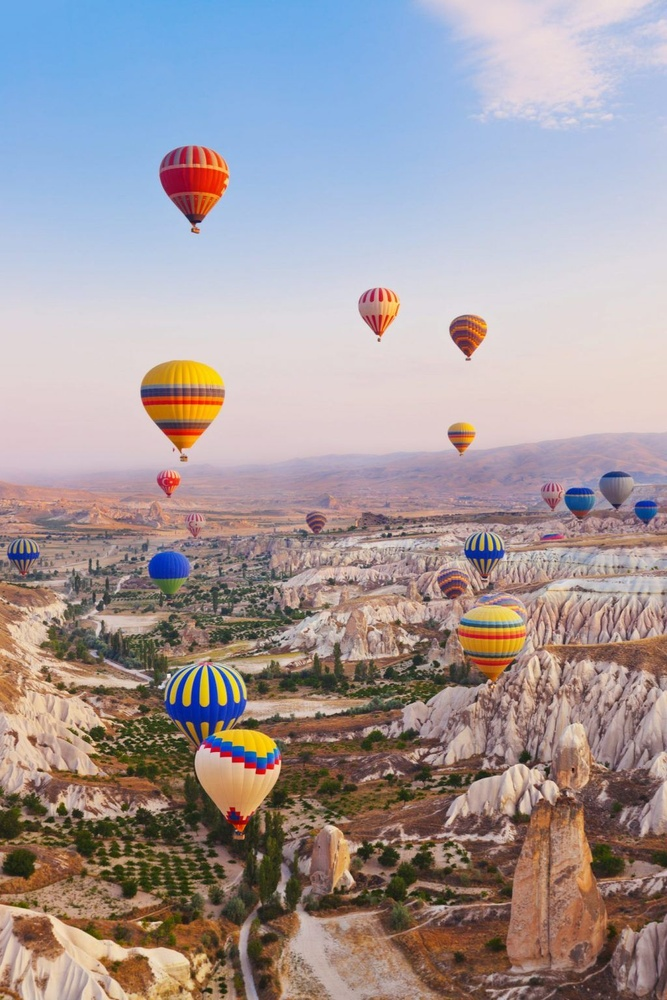
#> input picture foto4.jpeg, 667 x 1000 px, shrunk from 1024 x 1536 before the run
$ python 'hestogram Equalisation.py'
#> lines starting #> are read from the running program, lines starting #| are printed output that depends on the picture
import cv2
from matplotlib import pyplot as plt

img = cv2.imread('foto4.jpeg', 0)
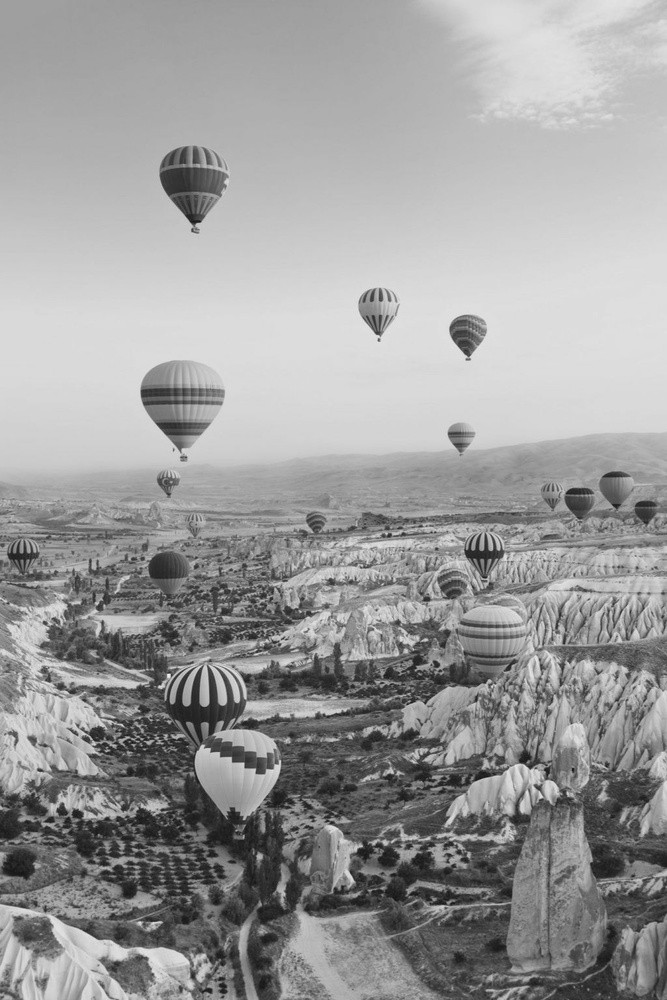
#> img: shape (1000, 667); min 18, max 251, mean 155.8

eq_img = cv2.equalizeHist(img)
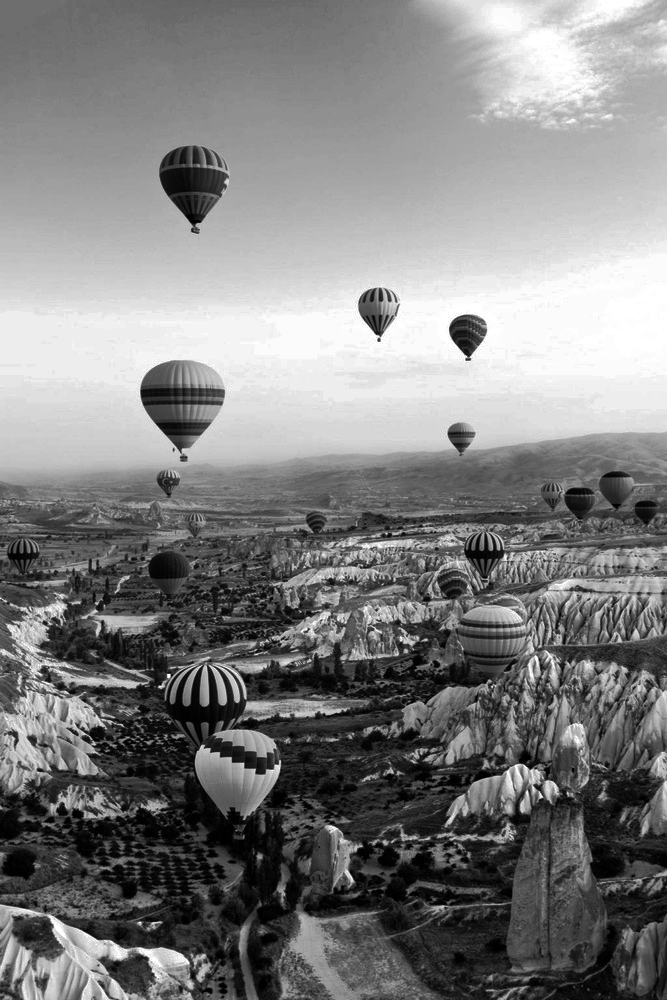
#> eq_img: shape (1000, 667); min 0, max 255, mean 128.5

eq_hist = cv2.calcHist([eq_img], [0], None, [256], [0, 256])
#> eq_hist = 256 values, max 21162 at index 237, min 0 at index 96, mean 2605.5

fig, axs = plt.subplots(1, 2, figsize=(10, 5))
axs[0].imshow(img, cmap='gray')
axs[0].set_title('Original Image')
axs[1].imshow(eq_img, cmap='gray')
axs[1].set_title('Equalized Image')
plt.show()
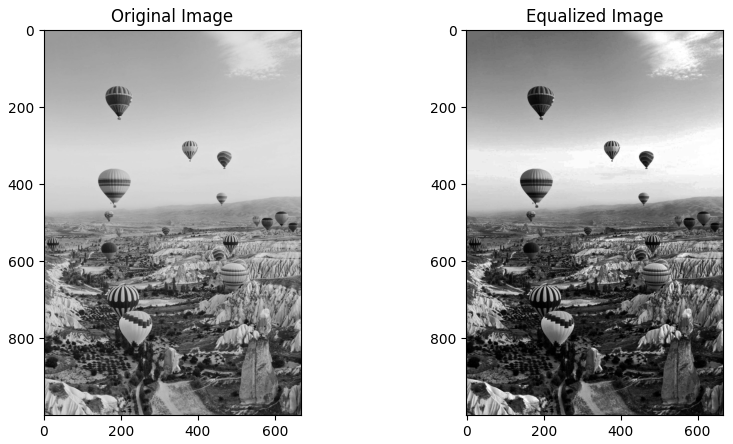
#> figure drawn by matplotlib, 2 panels

fig, axs = plt.subplots(1, 2, figsize=(10, 5))
axs[0].plot(cv2.calcHist([img], [0], None, [256], [0, 256]))
axs[0].set_title('Original Histogram')
axs[1].plot(eq_hist)
axs[1].set_title('Equalized Histogram')
plt.show()
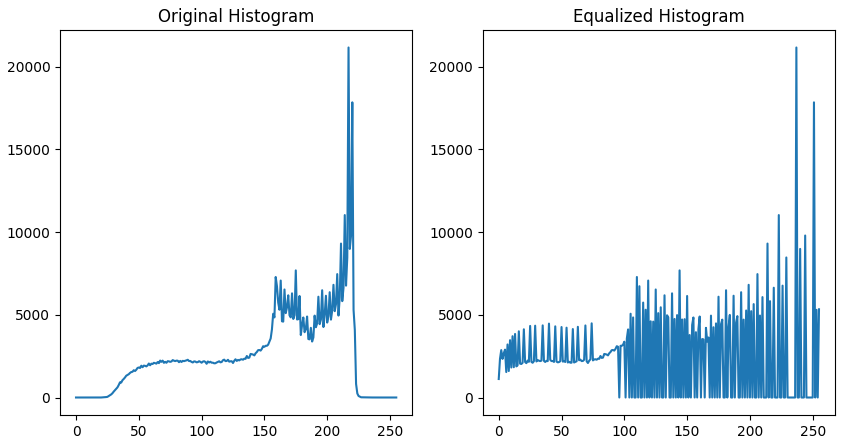
#> figure drawn by matplotlib, 2 panels; panel 1: curve peaks at x = 217, y = 21162; panel 2: curve peaks at x = 237, y = 21162

$ run again, with foto10.jpeg copied over foto4.jpeg
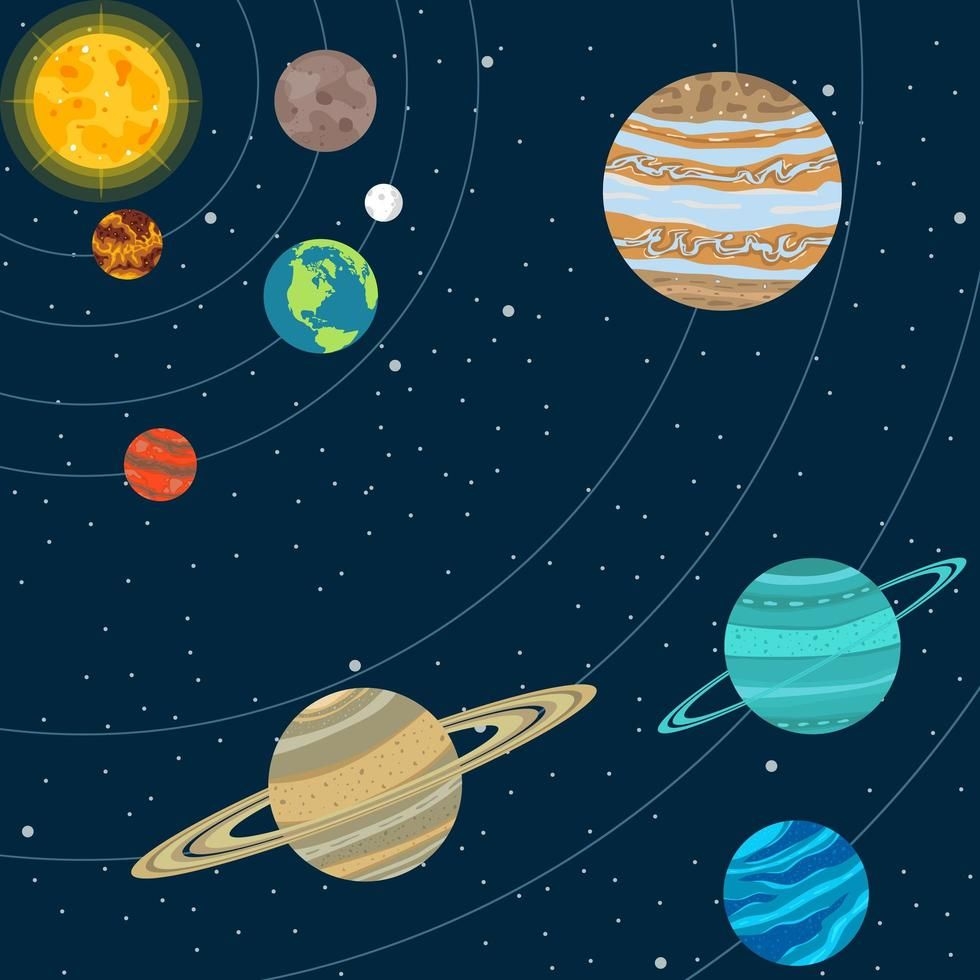
#> input picture foto10.jpeg, 980 x 980 px
#> `eq_img = cv2.equalizeHist(img)`:
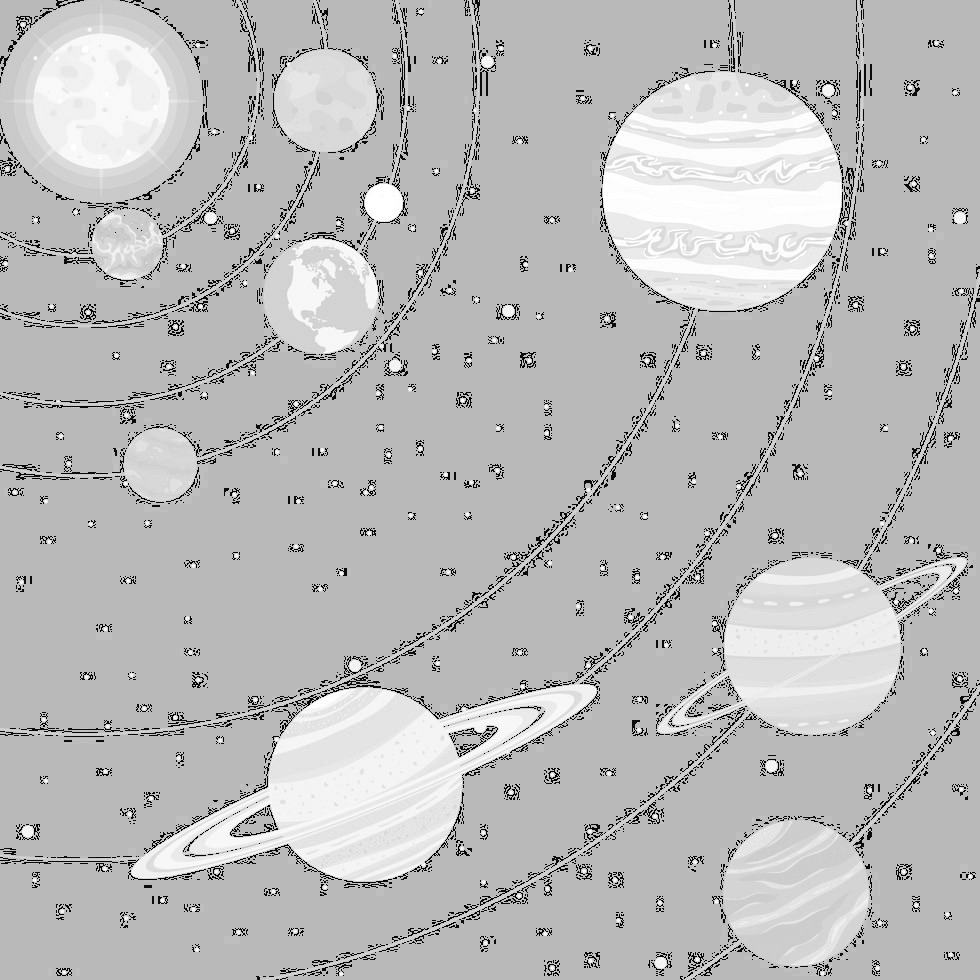
#> eq_img: shape (980, 980); min 0, max 255, mean 187
#> eq_hist = 256 values, max 655201 at index 185, min 0 at index 5, mean 3751.6
#> `plt.show()`:
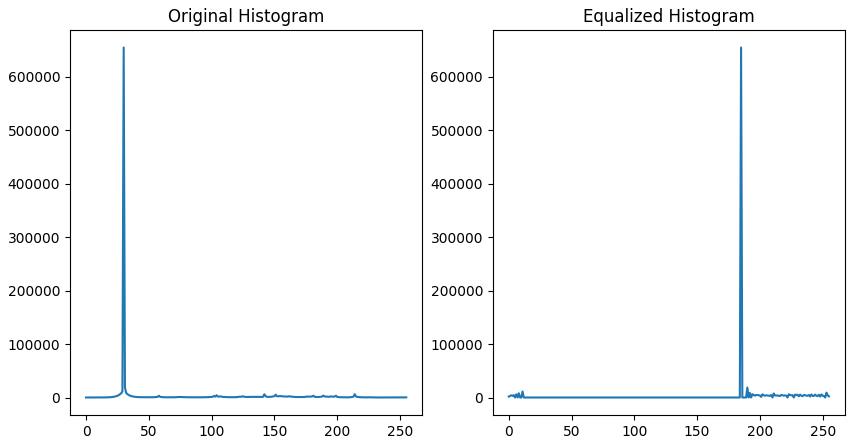
#> figure drawn by matplotlib, 2 panels; panel 1: curve peaks at x = 30, y = 655201; panel 2: curve peaks at x = 185, y = 655201
